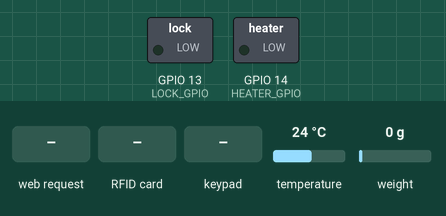
Recording of a sketch running on a simulated ESP32. On the bench: switched loads named in the sketch (green lamp = pin HIGH). Inputs (shaded band) come from the test bench; at power-on: temperature 24 °C, weight on the scale 0 g. WiFi joins after 1.5 s; servers stay silent unless stated; random numbers use the default seed unless the sketch sets one; EEPROM starts erased; what the sketch prints to the serial monitor is not drawn.

Above: at 4.6 s.
4.7 s: HTTP request GET /toggleheater received
At 6.0 s:
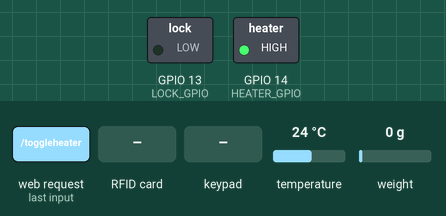
17.5 s: HTTP request GET /toggle received
At 18.0 s:
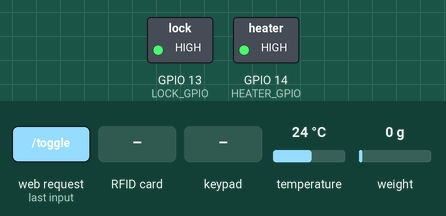
At 22.0 s:
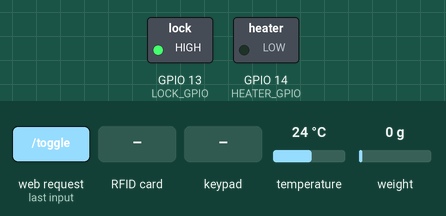
31.5 s: RFID card E3 7F 6D FA held to the reader
38.2 s: key '1' pressed
43.2 s: keypad keys 2 3 5 6 # pressed 0.4 s apart
At 46.2 s:
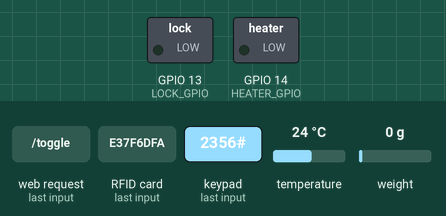
46.7 s: key '*' pressed
Timing chart, 0 to 49.2 s (numbered marks = the images above; inputs shaded):
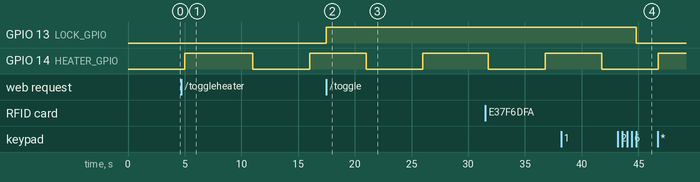

Measured:
- after the input at 4.7 s, GPIO 14 (HEATER_GPIO): LOW → HIGH after 0.30 s, → LOW 6.0 s later, → HIGH 5.0 s later
- after the input at 17.5 s, GPIO 13 (LOCK_GPIO): LOW → HIGH at once
- after the input at 43.2 s, GPIO 13 (LOCK_GPIO): HIGH → LOW after 1.6 s

The sketch:

Secure_box.ino
```cpp
#include <WiFi.h>
#include <WebServer.h>
#include <OneWire.h>
#include <DallasTemperature.h>
#include <Keypad.h>
#include <Preferences.h>
#include <HX711.h>
#include <SPI.h>
#include <MFRC522.h>

#define LOCK_GPIO 13
#define TEMP_GPIO 10
#define HEATER_GPIO 14
#define LOAD_D 11
#define LOAD_SCK 12
#define SDA_RFID 17
#define RST_RFID 15
#define MOSI_RFID 21
#define MISO_RFID 16
#define SCK_RFID 18

const char* ssid = "Wifiname";
const char* password = "Password";
WebServer server(80);
Preferences preferences;
OneWire oneWire(TEMP_GPIO);
DallasTemperature sensors(&oneWire);
HX711 scale;
MFRC522 rfid(SDA_RFID,RST_RFID); // init sensors
bool Lock_toggle = false;
float temperature =0.0;
unsigned long curr_temprature =0;
unsigned long lock_timemilis = 0;
bool food_there = false;
bool isUnlocking = false;
bool manualOverride = false;
String first_master = "2356"; // init master code
String tempCode = "";
bool heaterOn = false;
bool heaterState = false;
bool too_hot = false;
unsigned long heater_button =0;
bool right_code = false;
unsigned long twofa_timer = 0;
const unsigned long twofa_lockout =30000; // 30 seconds
bool RFID_right =false;
bool tempcode_flag =false;
unsigned long lock_tempcode =0;
byte correct_UID[] = {0xE3,0x7F,0x6D,0xFA};
char keys[4][3] ={{'1', '2', '3'},{'4', '5', '6'},{'7', '8', '9'},{'*', '0', '#'}};
byte rowPins[4] = {3,8,7,5};
byte colPins[3] = {4,2,6};
Keypad keypad = Keypad(makeKeymap(keys),rowPins,colPins,4,3);
String enteredCode = "";
void get_temprature(){
   sensors.requestTemperatures();
  temperature = sensors.getTempCByIndex(0);
  if (temperature >= 32.1){
    digitalWrite(HEATER_GPIO,LOW);
    heaterState = false;
    heaterOn = false;
    too_hot = true;
  }
  else if (temperature < 31.0 && too_hot){
    too_hot = false;
  }
}
void RFID_Poll(){
  if(!rfid.PICC_IsNewCardPresent()||!rfid.PICC_ReadCardSerial()){
    return;
  } // no rfid
  bool match = true;
  if (rfid.uid.size != 4){match =false;} // not the right one
  else{
    for(byte i = 0; i < 4; i++){
      if(rfid.uid.uidByte[i] != correct_UID[i]){
        match = false;
        break;
      }
    }
  }

  if(match){
    Serial.println("RFID CORRECT");
    RFID_right = true;
    twofa_timer = millis();
  }
  else{
    for (byte i = 0; i <4; i++){
      Serial.println(rfid.uid.uidByte[i]);
    }
  }
  rfid.PICC_HaltA();
}
void keypad_checker(){
  char key = keypad.getKey();
  if (key){
    Serial.println("Key:" + String(key));
    if (key == '#'){
      if (enteredCode.length() >= 4 && enteredCode ==tempCode){
        Lock_toggle = true;
        digitalWrite(LOCK_GPIO,HIGH);
        tempcode_flag =true;
        lock_tempcode = millis();
        tempCode = String(random(1000, 9999));
      }
      else if (enteredCode ==first_master){
        right_code = true; // 2FA now
        twofa_timer = millis();
      }
      else{
        Lock_toggle = false;
        digitalWrite(LOCK_GPIO, LOW);
      }
      enteredCode = "";
    }
    else if (key == '*'){
      enteredCode = "";
    }
    else{
      enteredCode += key;
    }
  }
}
String website_html(){
  String website ="<!DOCTYPE html><html><head>";
  website += "<meta name='viewport' content='width=device-width, initial-scale=1.0'>";
  website += "<script>setTimeout(()=>{location.reload();},5000);</script>";
  website += "<style>";
  website += "body {font-family: Arial, sans-serif; background-color: #121212; color: #ffffff; text-align: center; padding: 20px;}";
  website += "h1, h2 {color: #ffcc00;}";
  website += ".container {max-width: 500px; margin: auto; padding:20px; background: #1e1e1e; border-radius: 10px; box-shadow: 0 0 10px rgba(255, 255, 255, 0.2); }";
  website += ".btn {padding: 10px 20px; font-size: 18px; color: #ffffff; background: #ff6600; border: none; border-radius: 5px; cursor: pointer; margin: 10px; }";
  website += ".btn:hover {background: #ff4500;}";
  website += ".input-box {padding: 10px; width: 80%; font-size: 16px; border-radius: 5px; border: 1px solid #ccc;}";
  website += "</style></head><body>";
  website += "<div class='container'>";
  website += "<h1>Secure Food Delivery Box</h1>";
  website += "<p>Lock Status: <b>" +String(Lock_toggle ? "<span style='color:#00ff00;'>Unlocked</span>" :"<span style='color:#ff0000;'>Locked</span>") + "</b></p>";
  website += "<form action='/toggle' method='get'>";
  website += "<button class='btn' type='submit'>" +String(Lock_toggle ?"Lock" : "Unlock") + "</button>";
  website += "</form>";
  website += "<h2>Temperature Sensor</h2>";
  website += "<p>Current Temperature: <b>" +String(temperature) +"°C</b></p>";
  website += "<h2>scale Sensor</h2>";
  website += "<p>Food Present: <b>" +String(food_there ?"<span style='color:#00ff00;'>Yes</span>" : "<span style='color:#ff0000;'>No</span>") + "</b></p>";
  website += "<h2>Temporary Code</h2>";
  website += (tempCode.length() >0) ? "<p>" + tempCode + " (one-time use)</p>" :"<p>None (No new food yet)</p>";
  website += "<h2>Change Master first_master</h2>";
  website += "<form action='/setpass' method='post'>";
  website += "<input class='input-box' type='password' name='newpass' minlength='4' maxlength='4'required>";
  website += "<button class='btn'type='submit'>Set first_master</button>";
  website += "</form>";
  website += "<h2>Heater Control</h2>";
  if (too_hot){
    website +="<p style='color:red;'>Heater disabled: box too hot</p>";
    website +="<button class='btn' disabled>Heater Locked</button>";
  }
  else{
    website +="<form action='/toggleheater' method='get'>";
    website +="<button class='btn' type='submit'>" + String(heaterOn ? "Turn Off Heater" : "Turn On Heater") + "</button>";
    website +="</form>";
  }
  website +="</div></body></html>";
  return website;
}
void setup(){
  Serial.begin(115200);
  pinMode(LOCK_GPIO, OUTPUT);
  digitalWrite(LOCK_GPIO, LOW);
  pinMode(HEATER_GPIO, OUTPUT); // init everything
  digitalWrite(HEATER_GPIO, LOW);
  preferences.begin("lockdata", false);
  first_master = preferences.getString("first_master", "2356");
  WiFi.begin(ssid, password);
  Serial.print("Connecting to WiFi");
  while(WiFi.status() != WL_CONNECTED){
    delay(500);
    Serial.print(".");
  }
  Serial.println("IP is at: " + WiFi.localIP().toString());
  sensors.begin();
  scale.begin(LOAD_D, LOAD_SCK);
  delay(100);
  scale.set_scale(-471.497);
  scale.tare();
  SPI.begin(SCK_RFID, MISO_RFID, MOSI_RFID, SDA_RFID);
  rfid.PCD_Init();
  keypad.setDebounceTime(20);
  get_temprature();
  tempCode = String(random(1000, 9999));
  server.on("/", [](){server.send(200,"text/html",website_html());});
  server.on("/toggle", [](){
    Lock_toggle = !Lock_toggle;
    digitalWrite(LOCK_GPIO, Lock_toggle ?HIGH :LOW);
    server.sendHeader("Location", "/", true);
    server.send(303);
  });
  server.on("/setpass", HTTP_POST, [](){
    if (server.hasArg("newpass")){
      first_master = server.arg("newpass");
      preferences.putString("first_master",first_master);
    }
    server.sendHeader("Location","/",true);
    server.send(303);
  });
  server.on("/toggleheater", [](){
    if(!too_hot){
      heaterOn = !heaterOn;
      if(!heaterOn) {
        digitalWrite(HEATER_GPIO,LOW);
        heaterState = false;
      }
    }
    server.sendHeader("Location","/",true);
    server.send(303);
  });
  server.begin();
}
void loop(){
  static unsigned long RFID_checked =0;
  static unsigned long Loadcell_check =0;
  static unsigned long temprature_check =0;
  unsigned long curr_time = millis();
  server.handleClient();
  keypad_checker();
  if(curr_time -RFID_checked >= 200){
    RFID_Poll();
    RFID_checked =curr_time;
  }
  if(curr_time -Loadcell_check >= 10000){
  float weight = scale.get_units(10);
  Serial.println(weight);
  food_there = (weight < -40);
  scale.power_down();
  delay(3);
  scale.power_up();
    Loadcell_check = curr_time;
  }
  if(curr_time - temprature_check >= 30000){
    get_temprature();
    temprature_check = curr_time;
  }
  keypad_checker();
  if(RFID_right && right_code){
    Lock_toggle = true;
    digitalWrite(LOCK_GPIO, HIGH);
    isUnlocking = true;
    manualOverride = false;
    lock_timemilis = millis();
    right_code = false;
    RFID_right = false;
  }
  if((right_code || RFID_right) && millis() - twofa_timer > twofa_lockout){
    right_code = false;
    RFID_right = false;
  }
  if(tempcode_flag && millis() -lock_tempcode >= 30000){
    Lock_toggle = false;
    float time =millis();
    digitalWrite(LOCK_GPIO, LOW);
    tempcode_flag = false;
  }
  if(heaterOn && !too_hot){
    if(millis() -heater_button >= 5000){
      heaterState =!heaterState;
      digitalWrite(HEATER_GPIO, heaterState ? HIGH : LOW);
      heater_button = millis();
    }
  }
}
```
